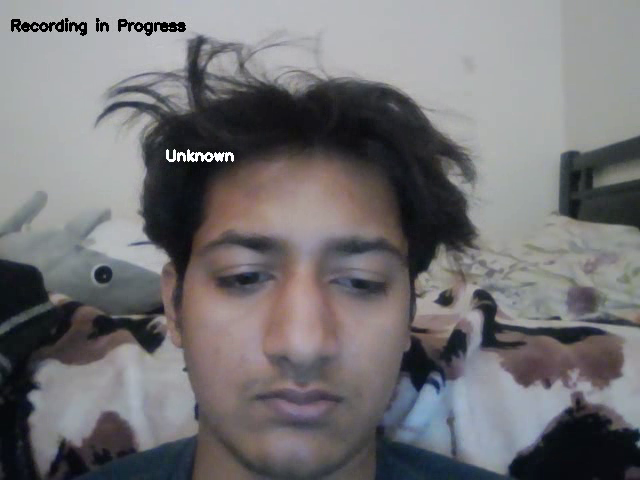
#> input picture frame 8 of backend/Face Properties/records/record_20231121055247.avi, 640 x 480 px, given in place of the camera
$ python FaceRecognition.py
#> lines starting #> are read from the running program, lines starting #| are printed output that depends on the picture; after the words box and inside, x2 and y2 are one past the last pixel; in counts of white or black regions, pixels touching at a corner belong together
import cv2
import winsound
from datetime import datetime
import os
import time

# Function to create required folders
def create_folders():
    script_directory = os.path.dirname(os.path.abspath(__file__))
    face_properties_folder = os.path.join(script_directory, 'Face Properties')

    folders = ["faces", "unwanted_people", "recordings", "intruders", "known_faces"]
    for folder in folders:
        folder_path = os.path.join(face_properties_folder, folder)
        os.makedirs(folder_path, exist_ok=True)

# Create required folders if they don't exist
create_folders()

# Load images and their corresponding names from the "known_faces" folder
known_faces_folder = os.path.join(os.path.dirname(os.path.abspath(__file__)), 'Face Properties', 'known_faces')
known_face_names = []
known_face_images = []

for file_name in os.listdir(known_faces_folder):
    if file_name.endswith(".jpg") or file_name.endswith(".png"):
        file_path = os.path.join(known_faces_folder, file_name)
        known_image = cv2.imread(file_path)
        known_face_names.append(os.path.splitext(file_name)[0])
        known_face_images.append(known_image)

# Load images and their corresponding names from the "unwanted_people" folder
unwanted_folder = os.path.join(os.path.dirname(os.path.abspath(__file__)), 'Face Properties', 'unwanted_people')
unwanted_face_names = []
unwanted_face_images = []

for file_name in os.listdir(unwanted_folder):
    if file_name.endswith(".jpg") or file_name.endswith(".png"):
        file_path = os.path.join(unwanted_folder, file_name)
        unwanted_image = cv2.imread(file_path)
        unwanted_face_images.append(unwanted_image)
        unwanted_face_names.append(os.path.splitext(file_name)[0])

# Initialize variables for motion tracking and person names
motion_paths = {}  # Dictionary to store the motion paths of faces

webcam = cv2.VideoCapture(0)

# Set webcam resolution and desired frame rate
webcam.set(3, 640)  # Width
webcam.set(4, 480)  # Height
desired_fps = 15  # Set the desired frame rate

# Set the frame rate for the webcam
webcam.set(cv2.CAP_PROP_FPS, desired_fps)
webcam_fps = webcam.get(cv2.CAP_PROP_FPS)
print(f"Webcam Frame Rate: {webcam_fps}")

# Initialize frame counter
frame_counter = 0

recording = False
start_time = None
record_duration = 3 * 60 * 60  # 3 hours in seconds

faces_output_folder = os.path.join(os.path.dirname(os.path.abspath(__file__)), 'Face Properties', 'faces')
os.makedirs(faces_output_folder, exist_ok=True)

records_output_folder = os.path.join(os.path.dirname(os.path.abspath(__file__)), 'Face Properties', 'records')
os.makedirs(records_output_folder, exist_ok=True)

video_writer = None

def save_screenshot(face_img, name, timestamp, face_index):
    filename = os.path.join(faces_output_folder, f'{name}_{timestamp}_face_{face_index}.png')
    cv2.imwrite(filename, face_img)

while True:
    _, img1 = webcam.read()
#> img1 is the input picture: shape (480, 640, 3); mean B, G, R 116.8, 114.4, 115.9

    # If recording is turned on, skip frames to improve performance
    if recording and frame_counter % 5 != 0:
        frame_counter += 1
        time.sleep(0.02)  # Adjust the delay to reduce lag
        continue

    if recording and time.time() - start_time >= record_duration:
        recording = False
        if video_writer:
            video_writer.release()
            video_writer = None  # Reset video_writer after releasing

    # Convert the image to grayscale for face detection
    gray = cv2.cvtColor(img1, cv2.COLOR_BGR2GRAY)
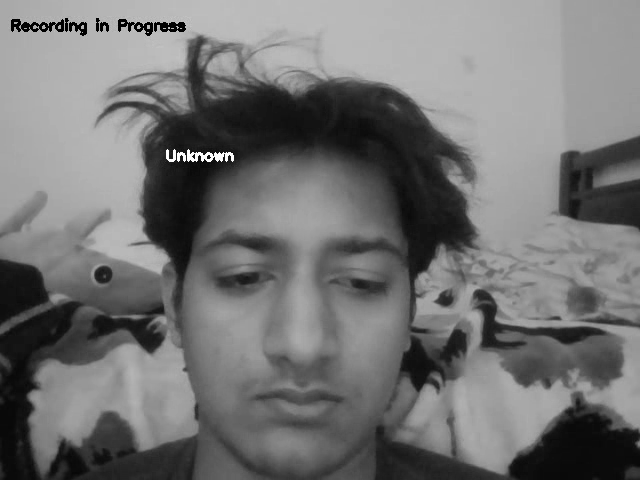
#> gray: shape (480, 640); min 0, max 255, mean 115

    # Use a face detection cascade classifier
    face_cascade = cv2.CascadeClassifier(cv2.data.haarcascades + 'haarcascade_frontalface_default.xml')
    faces = face_cascade.detectMultiScale(gray, scaleFactor=1.3, minNeighbors=5, minSize=(30, 30))
#> faces = [[167, 174, 271, 271]]

    for i, (x, y, w, h) in enumerate(faces):
        # Draw a rectangle around the detected face
        face_roi = img1[y:y+h, x:x+w]

        # Check if the current face matches any unwanted faces
        intruder_name = None
        for j, unwanted_image in enumerate(unwanted_face_images):
            # Resize unwanted image to match the detected face size
            unwanted_resized = cv2.resize(unwanted_image, (w, h))

            # Compare the faces using structural similarity index (SSI)
            result = cv2.matchTemplate(face_roi, unwanted_resized, cv2.TM_CCOEFF_NORMED)
            _, max_val, _, _ = cv2.minMaxLoc(result)

            if max_val > 0.7:  # Adjust this threshold as needed
                intruder_name = unwanted_face_names[j]
                break

        # Draw a rectangle around the detected face
        if intruder_name:
            rectangle_color = (0, 0, 255)  # Red for unwanted faces
            winsound.Beep(1000, 100)

            # Mark unwanted person as "INTRUDER"
            cv2.putText(img1, f"INTRUDER: {intruder_name}", (x, y - 30), cv2.FONT_HERSHEY_SIMPLEX, 0.5, (0, 0, 255), 2)

            # Save the screenshot of the intruder to the "intruders" folder
            intruder_filename = os.path.join(os.path.dirname(os.path.abspath(__file__)), 'Face Properties', 'intruders', f'{intruder_name}_{datetime.now().strftime("%Y%m%d%H%M%S")}_intruder_{i + 1}.png')
            cv2.imwrite(intruder_filename, face_roi)
        else:
            rectangle_color = (0, 255, 0)  # Green for known faces

            # Initialize 'name' before using it
            name = "Unknown"

            # Use a unique identifier for each face
            face_id = hash((x, y, w, h))

            # Update or initialize the motion path for the current face
            if face_id not in motion_paths:
                motion_paths[face_id] = []
            motion_paths[face_id].append(((x + w) // 2, (y + h) // 2))  # Record the center of the face

            # Draw a dot to track the motion of the face
            if len(motion_paths[face_id]) > 0:
                last_point = motion_paths[face_id][-1]
                #cv2.circle(img1, last_point, 5, (0, 255, 0), -1)

            # Check if the current face matches any known faces
            matches = []

            for known_face_image in known_face_images:
                # Resize known face image to match the detected face size
                known_resized = cv2.resize(known_face_image, (w, h))

                # Compare the faces using structural similarity index (SSI)
                result = cv2.matchTemplate(face_roi, known_resized, cv2.TM_CCOEFF_NORMED)
                _, max_val, _, _ = cv2.minMaxLoc(result)
                matches.append(max_val)

            if any(match > 0.7 for match in matches):  # Adjust this threshold as needed
                first_match_index = matches.index(max(matches))
                name = known_face_names[first_match_index]

                # Save the cropped face as a screenshot
                save_screenshot(face_roi, name, datetime.now().strftime("%Y%m%d%H%M%S"), i + 1)

            # Display the person's name on the image
            cv2.putText(img1, name, (x, y - 10), cv2.FONT_HERSHEY_SIMPLEX, 0.5, (255, 255, 255), 2)

            # Generate a unique filename with person's name, date, and time
            timestamp = datetime.now().strftime("%Y%m%d%H%M%S")
            filename = os.path.join(faces_output_folder, f'{name}_{timestamp}_face_{i + 1}.png')

            # Save the cropped face as a screenshot
            cv2.imwrite(filename, face_roi)

            winsound.Beep(500, 100)
#> this loop made 1 pass
#> (x, y, w, h, rectangle_color, name, face_id, last_point) on pass 1: (167, 174, 271, 271, (0, 255, 0), 'Unknown', -4281960192273042707, (219, 222))
#> pass 1, `face_roi = img1[y:y+h, x:x+w]`:
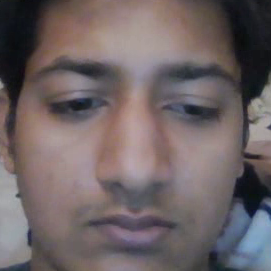
#> face_roi: shape (271, 271, 3); mean B, G, R 101.1, 99.6, 110.6
#> after the loop:
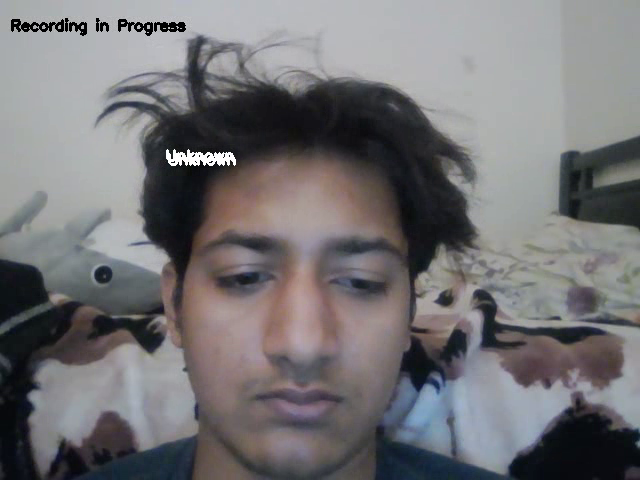
#> img1: shape (480, 640, 3); 0.14% of pixels changed, all inside (x1, y1, x2, y2) = (168, 153, 236, 166)
#> after the loop, motion_paths = {-4281960192273042707: [(219, 222)]}

    # Display the "Recording in Progress" message
    if recording:
        cv2.putText(img1, "Recording in Progress", (10, 30), cv2.FONT_HERSHEY_SIMPLEX, 0.5, (0, 0, 0), 2)

        # Write the frame to the video file
        if video_writer:
            video_writer.write(img1)

    # Display the original color image with rectangles and motion paths
    cv2.imshow("Security Camera", img1)

    frame_counter += 1

    key = cv2.waitKey(10)
#> (key Esc is pressed here)
    if key == 27:
        if recording:
            recording = False
            if video_writer:
                video_writer.release()
        break
    elif key == ord('r'):  # Press 'r' to start recording
        recording = True
        start_time = time.time()
        if key == ord('s'):
            recording = False
            if video_writer:
                video_writer.release()

        # Define the codec and create a VideoWriter object
        timestamp = datetime.now().strftime("%Y%m%d%H%M%S")
        video_filename = os.path.join(records_output_folder, f'record_{timestamp}.avi')
        fourcc = cv2.VideoWriter_fourcc(*'XVID')
        video_writer = cv2.VideoWriter(video_filename, fourcc, desired_fps, (640, 480))

webcam.release()
cv2.destroyAllWindows()

$ run again, starting later in the video
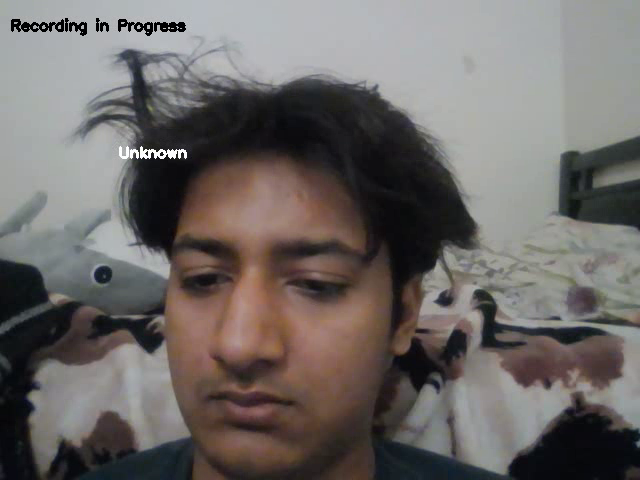
#> input picture frame 37 of backend/Face Properties/records/record_20231121055247.avi, 640 x 480 px, given in place of the camera
#> img1 is the input picture: shape (480, 640, 3); mean B, G, R 102.7, 104.8, 109.6
#> faces = [[115, 170, 278, 278]]
#> the loop `for i, (x, y, w, h) in enumerate(faces):` made 1 pass
#> (x, y, w, h, rectangle_color, name, face_id, last_point) on pass 1: (115, 170, 278, 278, (0, 255, 0), 'Unknown', -2996440436386439395, (196, 224))
#> pass 1, `face_roi = img1[y:y+h, x:x+w]`:
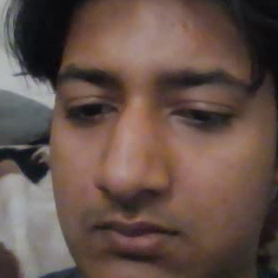
#> face_roi: shape (278, 278, 3); mean B, G, R 73.9, 81.5, 101.3
#> after the loop `for i, (x, y, w, h) in enumerate(faces):`:
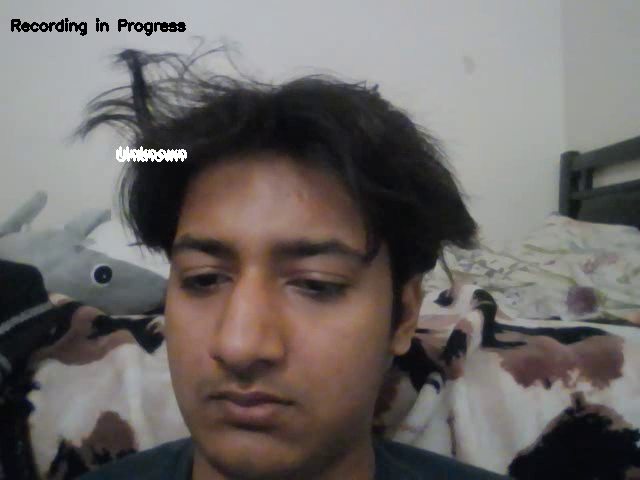
#> img1: shape (480, 640, 3); 0.14% of pixels changed, all inside (x1, y1, x2, y2) = (116, 149, 184, 162)
#> after the loop `for i, (x, y, w, h) in enumerate(faces):`: motion_paths = {-2996440436386439395: [(196, 224)]}

$ run again, starting later in the video
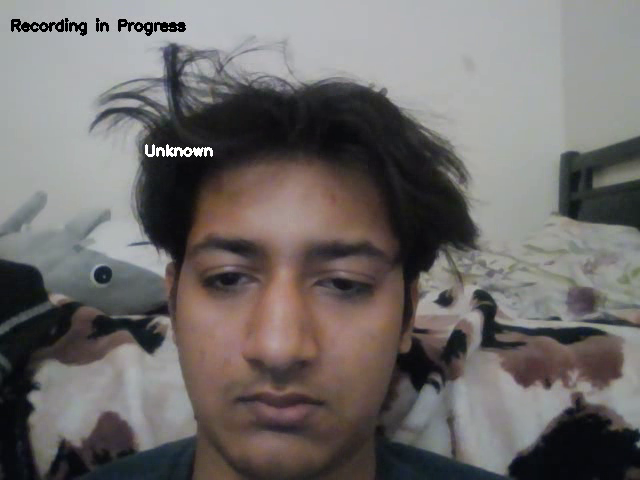
#> input picture frame 67 of backend/Face Properties/records/record_20231121055247.avi, 640 x 480 px, given in place of the camera
#> img1 is the input picture: shape (480, 640, 3); mean B, G, R 106.6, 107.9, 111.8
#> `gray = cv2.cvtColor(img1, cv2.COLOR_BGR2GRAY)`:
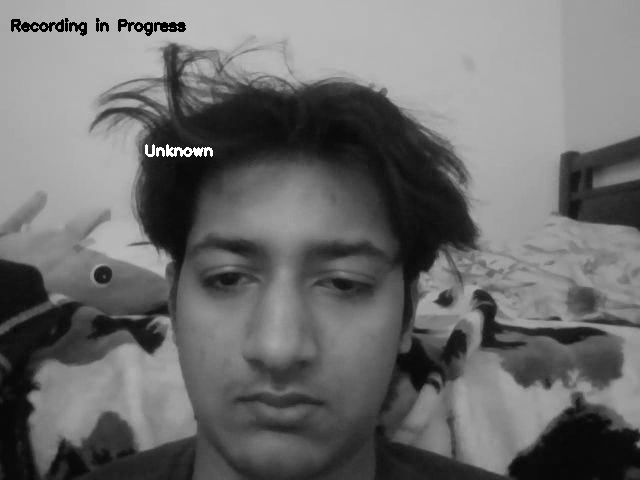
#> gray: shape (480, 640); min 0, max 255, mean 108.8
#> faces = [[144, 165, 287, 287]]
#> the loop `for i, (x, y, w, h) in enumerate(faces):` made 1 pass
#> (x, y, w, h, rectangle_color, name, face_id, last_point) on pass 1: (144, 165, 287, 287, (0, 255, 0), 'Unknown', -2921626364462131102, (215, 226))
#> pass 1, `face_roi = img1[y:y+h, x:x+w]`:
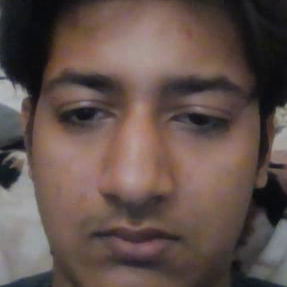
#> face_roi: shape (287, 287, 3); mean B, G, R 76.1, 81.4, 98.3
#> after the loop `for i, (x, y, w, h) in enumerate(faces):`: motion_paths = {-2921626364462131102: [(215, 226)]}
